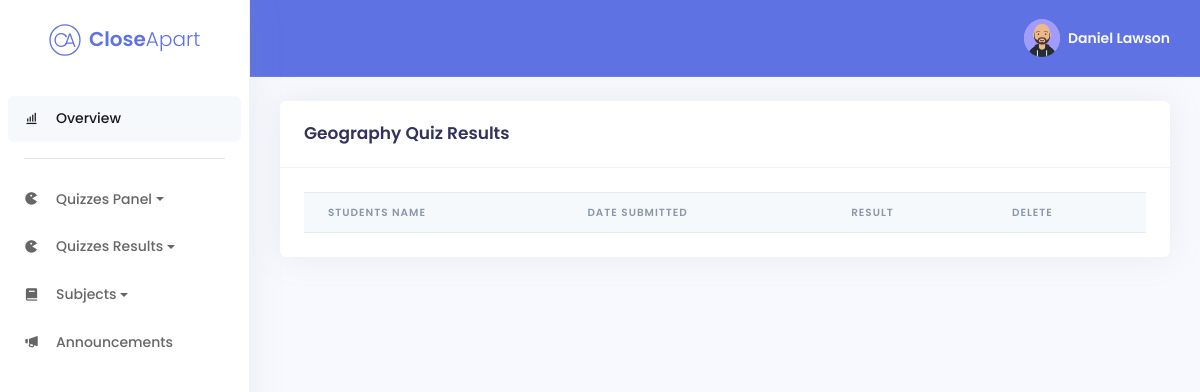
/quizzes/geography/result/geographyresults.php (signed in), run on an earlier commit of the app's database.
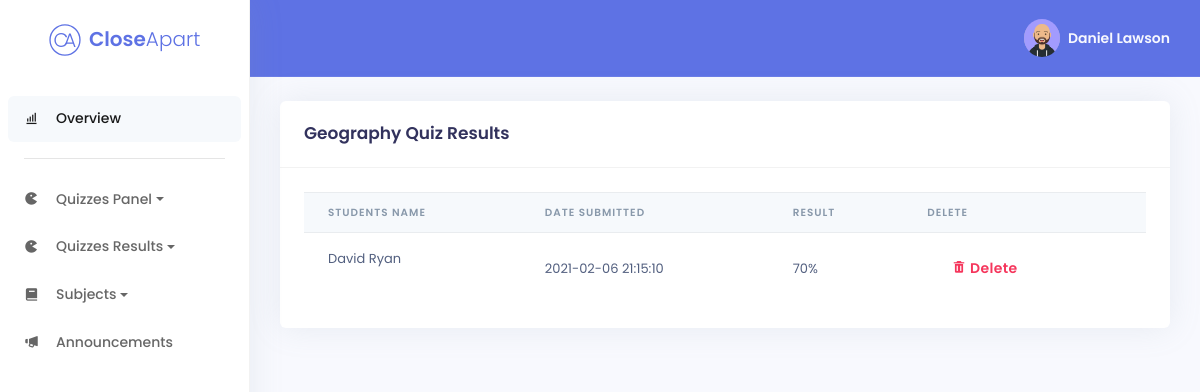
And on a later commit of the database.
### tables this page shows
CREATE TABLE IF NOT EXISTS GeographyResults (
    geography_result_id int(11) NOT NULL AUTO_INCREMENT,
    geography_result_date timestamp NOT NULL DEFAULT CURRENT_TIMESTAMP,
    geography_result_marks int(11) NOT NULL,
    student_fullname varchar(255) NOT NULL,
PRIMARY KEY (geography_result_id));

### quizzes/geography/result/resultprocess.php (called while the page is built, shortened)
<?php
class Result {
public function get_results_by_user($student_fullname)
{
    try
    {
        $conn = new Connection();
        $dbconn = $conn->getConnection();
        $selectQuery = "SELECT * FROM `GeographyResults`;";
        $reslts = NULL;
        foreach( $dbconn->query($selectQuery, PDO::FETCH_ASSOC) as $rslt)
        {
            $reslts[] = $rslt;
        }
        return $reslts;
    }
    catch (PDOException $e)
    {
        echo "<script>alert(".$e->getMessage().");</script>";
    }
    catch (Exception $e)
    {
        echo "<script>alert(".$e->getMessage().");</script>";
    }
}
}
?>

### quizzes/geography/result/geographyresults.php (the view, shortened to what the changed rows need)
<?php
require_once("resultprocess.php");
$resultObject = new Result();
$results = $resultObject->get_results_by_user($_SESSION["student_fullname"]);
?>
<!DOCTYPE html>
<html lang="en">
<head>
	<link href='https://unpkg.com/boxicons@2.0.7/css/boxicons.min.css' rel='stylesheet'>
	<link rel="stylesheet" href="../../../assets/css/argon.min.css">
	<link rel="stylesheet" type="text/css" href="https://cdn.datatables.net/1.10.23/css/dataTables.bootstrap4.min.css" />
</head>
<body>
	<div class="main-content">
		<div class="container-fluid mt-4">
			<div class="row">
				<div class="col-xl-12">
					<div class="card">
						<div class="card-body">
							<div class="table-responsive">
								<table id="sorttable" class="table align-items-center table-flush hover stripe" style="border: none;">
									<thead class="thead-light">
										<tr>
                                            <th scope="col">Students Name</th>
											<th scope="col">Date Submitted</th>
											<th scope="col">Result</th>
											<th scope="col">Delete</th>
										</tr>
									</thead>
									<tbody>
									<?php
										if(isset($results))
										{
										foreach($results as $result)
										{
									?>
										<tr>
											<td class="d-flex align-items-center">
												<?php echo $result["student_fullname"]; ?>
											</td>
											<td>
												<?php echo $result["geography_result_date"]; ?>
											</td>
											<td>
												<?php echo $result["geography_result_marks"]*10; ?>%
											</td>
											<td>
												<div class="d-flex">
													<form class="d-flex" method="POST" action="<?php $_SERVER['PHP_SELF']; ?>">
														<button type="submit" name="delete"
															class="text-danger px-4 py-2 btn text-primary shadow-none"><i class='bx bxs-trash'></i>
															Delete</button>
													</form>
											</td>
										</tr>
										<?php
												}
											}
										?>
									</tbody>
								</table>
							</div>
						</div>
					</div>
				</div>
			</div>
		</div>
</body>
</html>

What changed in the data, as far as the page shows it:
added geographyresults: student_fullname "David Ryan", geography_result_date "2021-02-06 21:15:10", $result['geography_result_marks']*10 "70"
